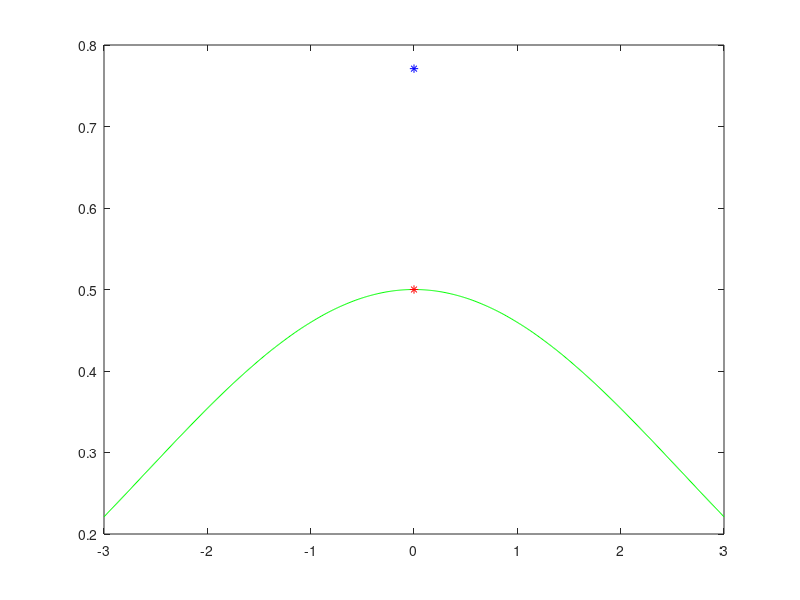

Write the MATLAB code that produced this figure.
% Luis Vieira
% 07-41651
% Laboratorio 01
% Script para la pregunta 1
clear all
clear clc
format long

% Parte a
x = -3:0.01:3;
for i = 1:length(x)
y(1,i) = (1 - cos(x(1,i))) / x(1,i)^2;
end

plot(x,y,'g-')
hold on

% Parte b
x2 = 1.2*10^(-8);
y2 = (1 - cos(x2)) / x2^2;

display('La funcion con cos evaluada es: ')
display(y2)
plot(x2,y2,'b*')

% Parte c
x3 = 1.2*10^(-8);
y3 = (1/2) * (sin(x3/2)/(x3/2))^2;
display('La funcion con sin evaluada es: ')
display(y3)
plot(x3,y3,'r*')

c = norm(y2,2) - norm(y3,2);

display('La diferencia entre las funciones es: ')
display(c)

hold off




